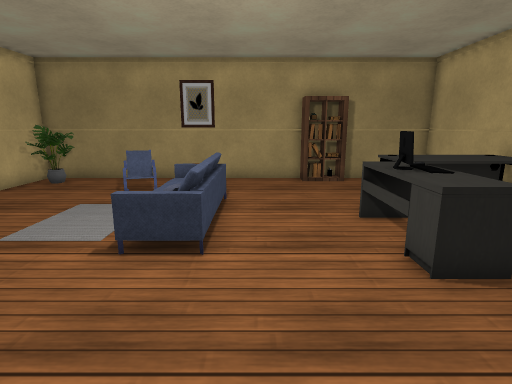
view 1 (above)

15 first-person views from a walk through a Unity game level. The camera is 1.3 m above the floor, tilts 12° down and sees 80° across. The floor is counted in squares, 0.5 m on a side. Each view is taken from the middle of a square. On the plan, view 1 faces up. The plan holds only what a view shows up to about 20 squares ahead; the rest is blank. The place goes on beyond the plan. The player character is not drawn. Door leaves are left out, so doorways stand open. Some surface patterns are stand-ins.

view 2
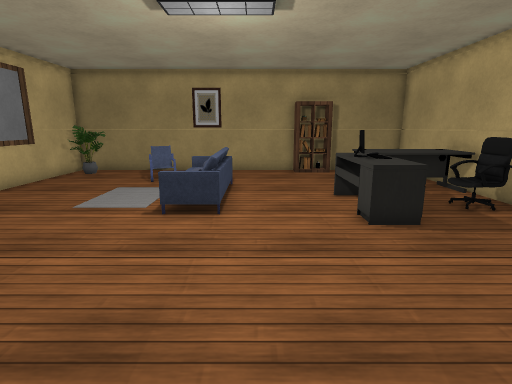

view 3
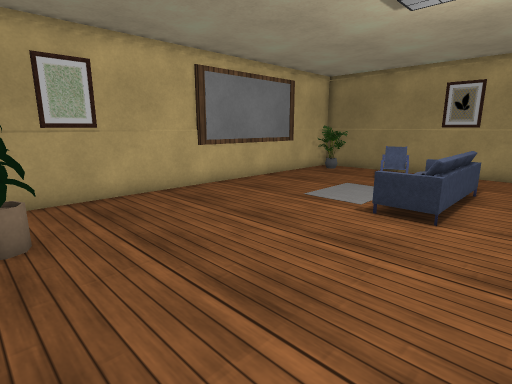

view 4
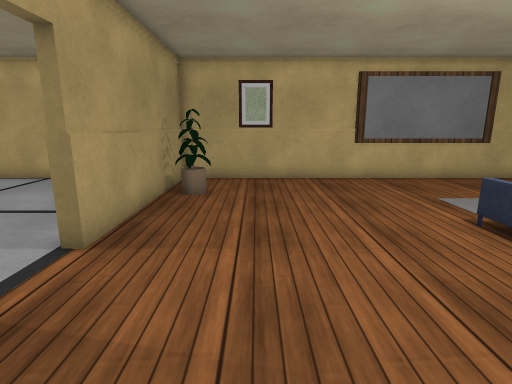

view 5
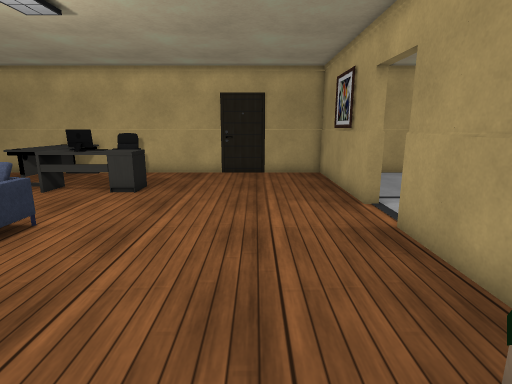

view 6
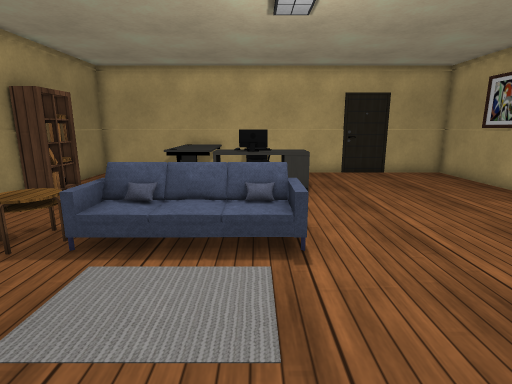

view 7
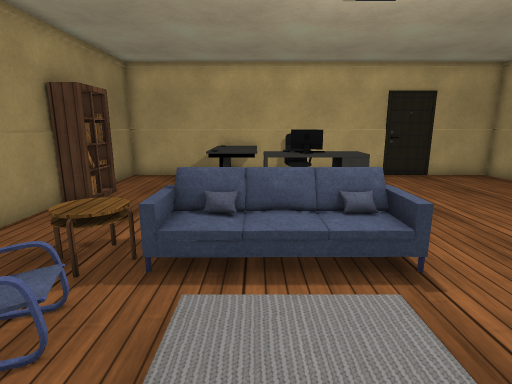

view 8
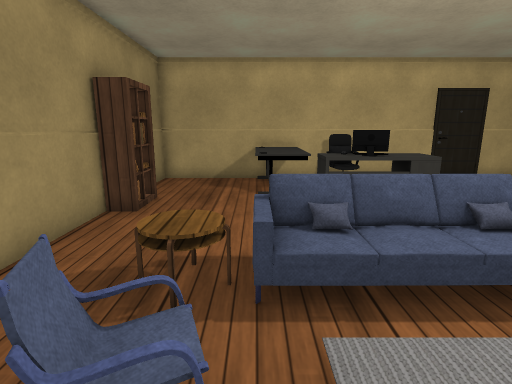

view 9
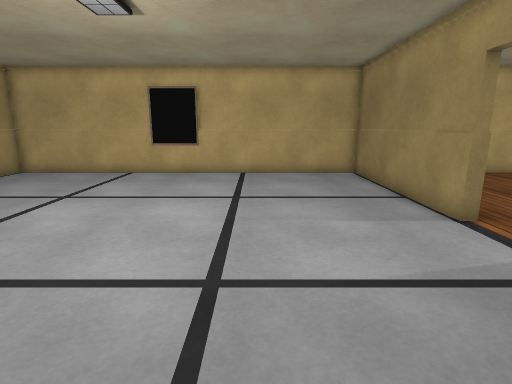

view 10
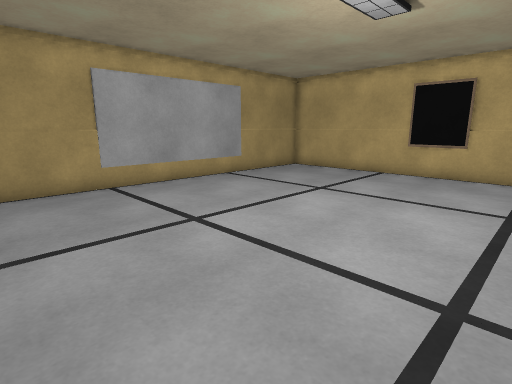

view 11
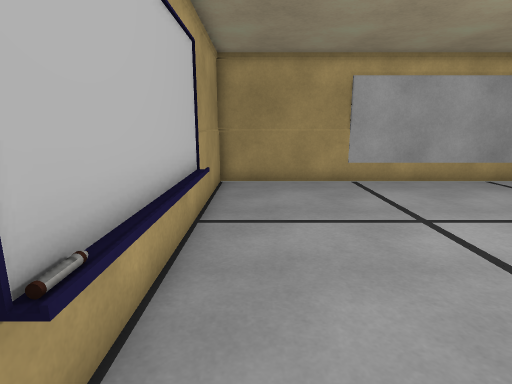

view 12
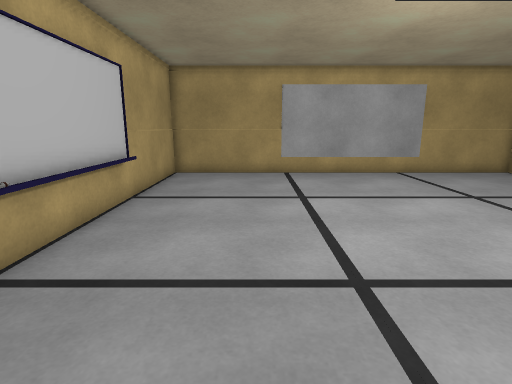

view 13
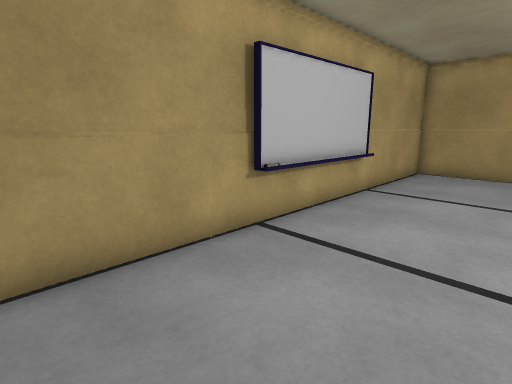

view 14
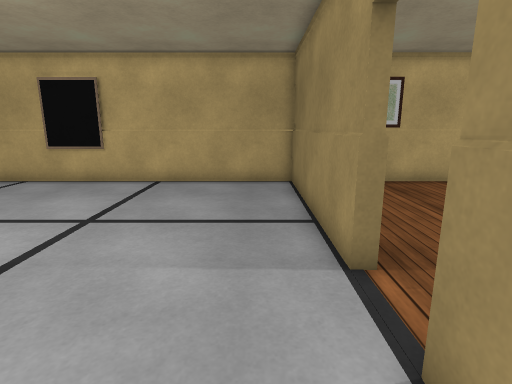

view 15
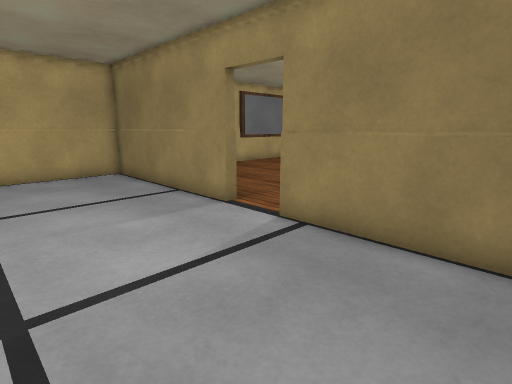

### Floor plan
Ten units are one square. View 1 is at (0, 0); x grows to the right and y downward. Boxes are objects, and circles mark ways between rooms. Rooms are numbered by the first view taken in them; rooms with no view inside come last. Other rooms are left out.
<svg viewBox="-113 -162 206 405">
<path fill="none" stroke="#000" d="M12 38 88 38 88 -157 -108 -157 -108 38 -12 38M-12 42 -108 42 -108 135M-108 154 -108 238 88 238 88 53M85 168 85 105M68 42 12 42M82 168 82 114"/>
<rect x="-105" y="-155" width="20" height="20" fill="#bbb"><title>plant</title></rect>
<rect x="-85" y="15" width="20" height="20" fill="#bbb"><title>other object</title></rect>
<rect x="-55" y="-135" width="10" height="10" fill="#bbb"><title>armchair</title></rect>
<rect x="-35" y="-115" width="30" height="40" fill="#bbb"><title>sofa</title></rect>
<rect x="-35" y="-135" width="20" height="20" fill="#bbb"><title>table</title></rect>
<rect x="-25" y="-65" width="20" height="10" fill="#bbb"><title>sofa</title></rect>
<rect x="15" y="-155" width="30" height="10" fill="#bbb"><title>shelf</title></rect>
<rect x="25" y="-65" width="20" height="20" fill="#bbb"><title>desk</title></rect>
<rect x="25" y="-75" width="10" height="10" fill="#bbb"><title>monitor</title></rect>
<rect x="25" y="-95" width="20" height="20" fill="#bbb"><title>desk</title></rect>
<rect x="35" y="-85" width="10" height="30" fill="#bbb"><title>other object</title></rect>
<rect x="35" y="-115" width="50" height="30" fill="#bbb"><title>desk</title></rect>
<rect x="65" y="-85" width="20" height="30" fill="#bbb"><title>chair</title></rect>
<rect x="75" y="105" width="10" height="10" fill="#bbb"><title>other object</title></rect>
<circle cx="0" cy="40" r="3" fill="#2a7"/>
<text x="-10" y="-60">1</text>
<text x="-10" y="140">2</text>
</svg>
Room 1 opens to room 2.

Where each view was taken, in squares from view 1:
view 1: 0 up, 0 right, facing up
view 2: 3 down, 0 right, facing up
view 3: 3 down, 1 right, facing up-left
view 4: 0 up, 5 right, facing left
view 5: 0 up, 9 left, facing right
view 6: 7 up, 9 left, facing right
view 7: 9 up, 8 left, facing right
view 8: 11 up, 7 left, facing right
view 9: 10 down, 7 right, facing left
view 10: 10 down, 7 right, facing down-left
view 11: 9 down, 7 right, facing down
view 12: 6 down, 4 right, facing down
view 13: 5 down, 3 right, facing down-right
view 14: 6 down, 4 right, facing left
view 15: 11 down, 7 right, facing up-left
